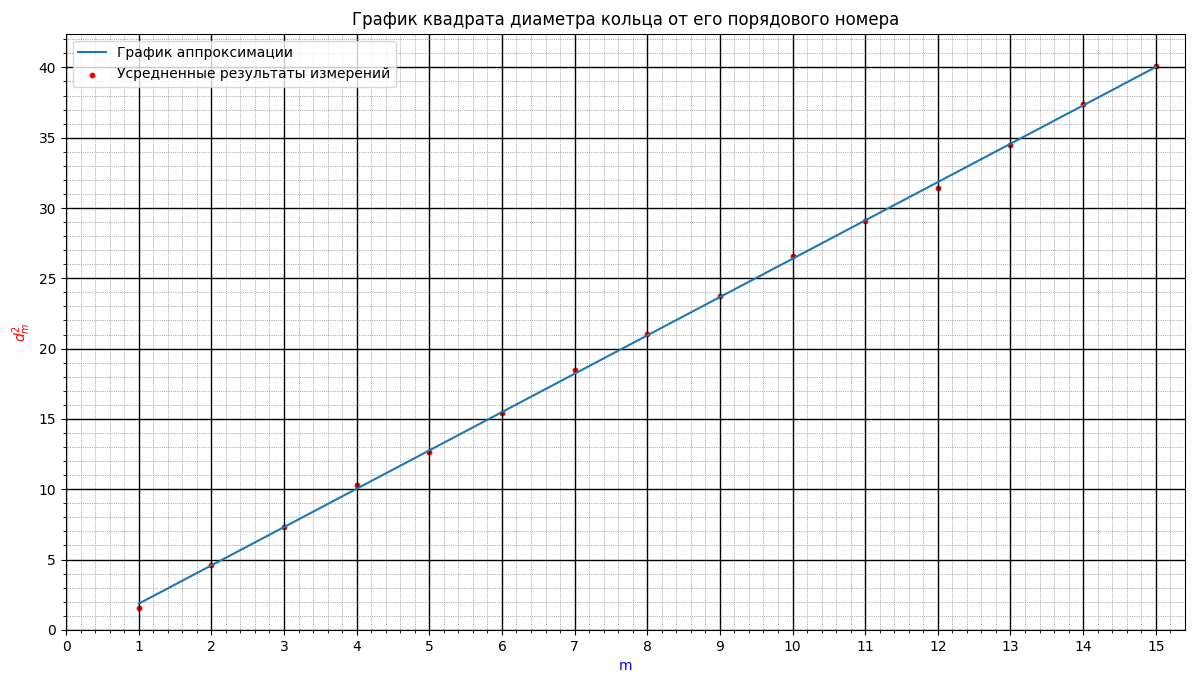

The Python source for this figure:
import matplotlib.pyplot as plt
import matplotlib.ticker as ticker
import numpy as np

v = np.loadtxt("LW314-1.txt")       # открыть файл с данными
x = [item[0] for item in v]		# первый столбец - y
y = [item[1] for item in v]		# второй стобец - x
p = np.polyfit(x, y, 1)				# создание полинома первой степени - апроксимация
ya = np.polyval(p, x)				# координаты y для полинома
print(x)
print(y)
fig = plt.figure() 					# тело графика
plt.title ("График квадрата диаметра кольца от его порядового номера")	    # название графика
plt.xlabel("m", fontsize=10, color='blue')		# ось абсцисс (x)
plt.ylabel(r'$d_{m}^2$', fontsize=10, color='red') 		# ось ординат (y)
# plt.grid(True)                                # включение отображения стандартой сетки
# plt.plot(x, y, label='Название линии')        # стандартный график (ломаная)
plt.plot(x, ya, label='График аппроксимации')        # график - апрокимация (прямая)

ax = fig.gca()          # возвращает текущую систему координат, not off
# ax.set_xticks(np.arange(100, 300, 10))        # задание сетки по х (от, до, шаг)
# ax.set_yticks(np.arange(0, 12, 1))            # задание сетки по y (от, до, шаг)

plt.scatter(x, y, s=10, c='red', marker="o", alpha = 1, label='Усредненные результаты измерений')     # отображение точек
plt.legend()   			# Отобразить легенду - label
# plt.errorbar(x, y, xerr=0.1, yerr=0.1, fmt = ',')       # отобразить погрешности

#  Устанавливаем интервал основных и вспомогательных делений:
ax.xaxis.set_major_locator(ticker.MultipleLocator(1))
ax.xaxis.set_minor_locator(ticker.MultipleLocator(0.5))
ax.yaxis.set_major_locator(ticker.MultipleLocator(5))
ax.yaxis.set_minor_locator(ticker.MultipleLocator(1))

#  Добавляем линии основной сетки:
ax.grid(which='major', color = 'k', linewidth = 1)

#  Включаем видимость вспомогательных делений:
ax.minorticks_on()

#  Вид вспомогательной сетки:
ax.grid(which='minor', color = 'dimgrey', linestyle = ':', linewidth = 0.5)

plt.show()


# https://pyprog.pro/mpl/mpl_short_guide.html
# https://devpractice.ru/matplotlib-lesson-1-quick-start-guide/
# https://python-scripts.com/matplotlib#1
# https://pyprog.pro/mpl/mpl_adding_a_line.html
